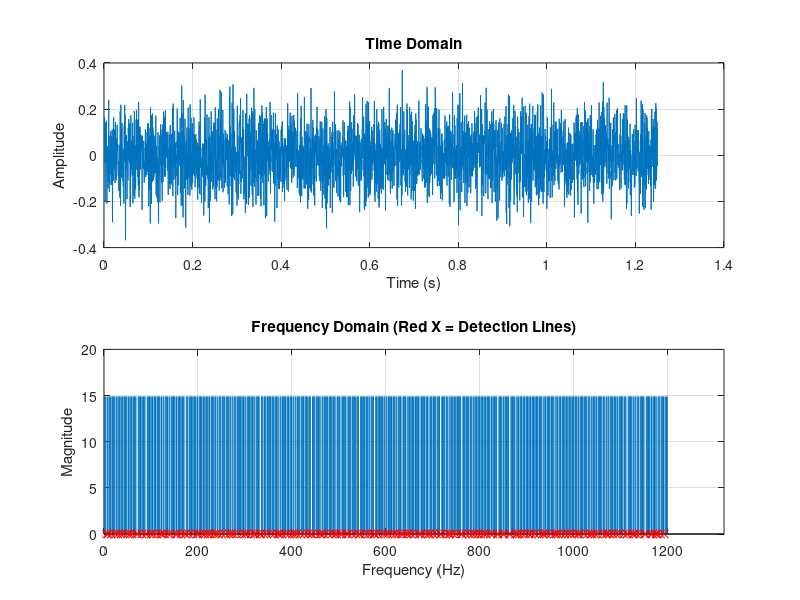

Write the MATLAB code that produced this figure.
clear; clc; close all
% Configuration
filename = 'oddM';
outputDir = '../signals';
if ~exist(outputDir, 'dir'); mkdir(outputDir); end

% --- SETTINGS TO FIX: FREQUENCY DEFINITION ---
N = 5000;               % Samples per period (Npp)
Fs = 4000;             % Sampling Frequency in Hz (to be chosen)
F_start_Hz = 1;        % Start Frequency in Hz
F_stop_Hz = 1200;       % Stop Frequency in Hz (Must be < Fs/2)
Desired_RMS = 0.1;     % Desired RMS value
R_realizations = 2;     % Number of Realizations

% 1. Convert Hz to Frequency Bins
% Fundamental frequency f0 = Fs / N
f0 = Fs / N;
f_min = round(F_start_Hz / f0);
f_max = round(F_stop_Hz / f0);

% Ensure f_min is at least 1 (DC offset bin 0 is usually avoided)
if f_min < 1; f_min = 1; end

% 2. Generate "Fast Method" Grid (Sparse Odd Multisine)
% Start with all odd bins in the calculated range 
% We verify the start bin is odd; if even, add 1.
if mod(f_min, 2) == 0; f_min = f_min + 1; end
all_odds = (f_min:2:f_max)'; 

% Randomly remove 1 out of every 4 odd lines to create detection holes [cite: 721]
group_size = 4;
Sel = [];
for i = 1:group_size:length(all_odds)
    if i + group_size - 1 <= length(all_odds)
        group = all_odds(i : i+group_size-1);
        remove_idx = randi(group_size); % Pick one to remove
        group(remove_idx) = []; 
        Sel = [Sel; group];
    else
        Sel = [Sel; all_odds(i:end)];
    end
end

% 3. Prepare Excitation Matrix (Npp x R)
Sig = zeros(N,  R_realizations); 

for r = 1:R_realizations
    % Random Phases
    phases = 2 * pi * rand(size(Sel));
    
    % Construct Frequency Domain
    X = zeros(N, 1);
    % Map selected bins to FFT indices (Bin k corresponds to Matlab index k+1)
    X(Sel + 1) = exp(1j * phases); 
    X(N - Sel + 1) = conj(X(Sel + 1)); 
    
    % Time Domain & RMS Scaling
    x_time = real(ifft(X));
    x_time = (x_time / std(x_time)) * Desired_RMS; 

    % Assign to ODD column
    Sig(:, r) = x_time;
end

% 4. Save Files
save(fullfile(outputDir, [filename '_Sig_E0_S0.mat']), 'Sig');
save(fullfile(outputDir, [filename '_Sel_E0_S0.mat']), 'Sel');
disp(['Signals saved. Freq range: ' num2str(min(Sel)*f0) ' Hz to ' num2str(max(Sel)*f0) ' Hz.']);

% --- PLOTTING ---
figure('Name', 'Fast Method Signal (Hz Scale)');
subplot(2,1,1);
plot((0:N-1)/Fs, Sig(:,1)); 
xlabel('Time (s)'); ylabel('Amplitude'); title('Time Domain'); grid on;

subplot(2,1,2);
F_spectrum = abs(fft(Sig(:,1)));
freq_axis = (0:N-1) * f0; % Frequency axis in Hz
stem(freq_axis, F_spectrum, 'Marker', 'none'); hold on;
% Mark holes
omitted = setdiff(all_odds, Sel);
if ~isempty(omitted)
    plot(omitted * f0, zeros(size(omitted)), 'rx');
end
xlim([0 F_stop_Hz * 1.1]);
xlabel('Frequency (Hz)'); ylabel('Magnitude'); 
title('Frequency Domain (Red X = Detection Lines)'); grid on;
